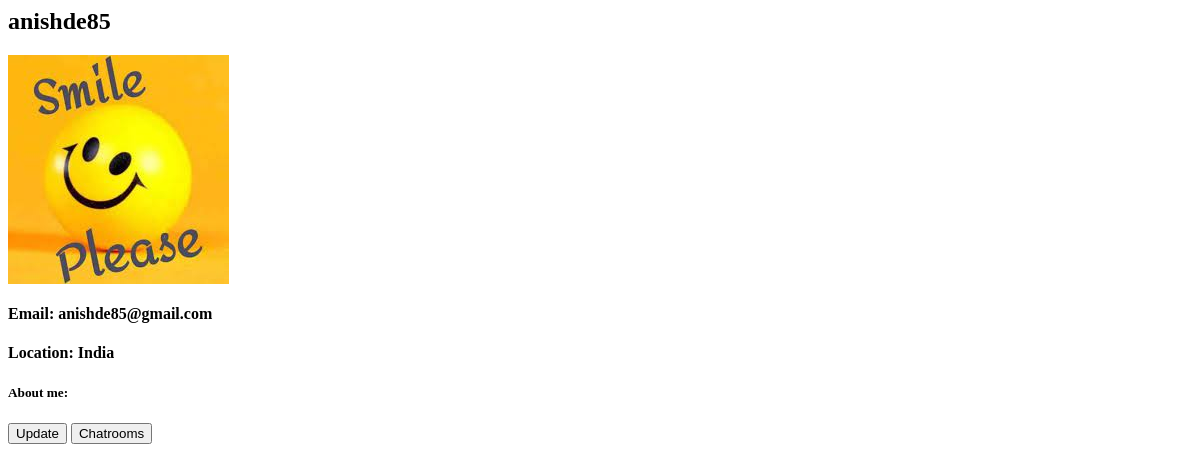
/profile/ (signed in), run on an earlier commit of the app's database.
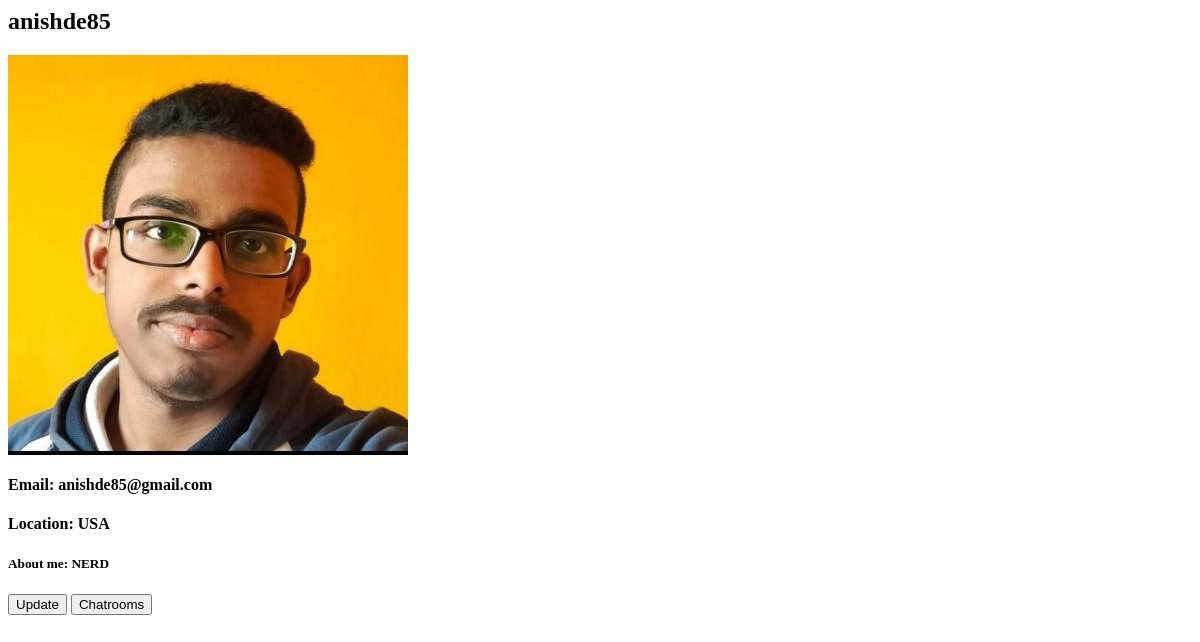
And on a later commit of the database.
### users/models.py (models this page shows, shortened)
class Profile(models.Model):
    user = models.OneToOneField(User, on_delete=models.CASCADE)
    email = models.CharField(max_length=32, blank=True)
    location = models.CharField(max_length=30, blank=True)
    about_me = models.TextField(blank=True)
    image = models.ImageField(default='default.jpg', upload_to='profile_pics')
    messages = models.CharField(max_length=10000,blank=True)

### users/views.py (the view)
# urls.py: path('profile/', user_views.profile, name='profile'),
def profile(request, username: str = ""):
    if not username and not request.user.is_authenticated:
        return redirect('home')
    elif not username:
        username = request.user.username
    try:
        user = User.objects.get(username=username)
    except User.DoesNotExist:
        return redirect('home')
    return render(request, 'profile.html',
                  {
                    'profile':user.profile,
                    'username':user.username
                  }
                  )

### users/templates/profile.html (shortened to what this page needs)
{% load static %}
{% block content %}
<h2>{{ username }}</h2>
<img src="{{ profile.image.url }}">
<h4> Email: {{ profile.email }}</h4>
<h4> Location: {{ profile.location }}</h4>
<h5> About me: {{ profile.about_me }}</h5>
<button onclick="location.href=`{% url 'updateprofile' %}`">Update</button>
<button onclick="location.href=`{% url 'roomno' %}`">Chatrooms</button>
{% endblock content %}

What changed in the data, as far as the page shows it:
changed Profile "anishde85@gmail.com": image: a different picture; location "India" → "USA"; about_me (not shown) → "NERD"
